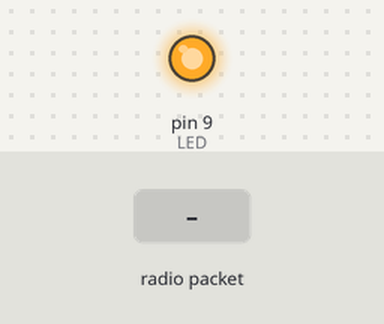
A sketch run on a simulated Arduino Uno, built with avr-gcc and run on an emulated ATmega328P. Shown: output pins drawn as LEDs (lit = HIGH). Dashed ring = blinking. The test bench sets the inputs (shaded band). No radio packets arrive unless stated; what the sketch prints to the serial monitor is not drawn.

Above: at 0.1 s.
At 3.2 s:
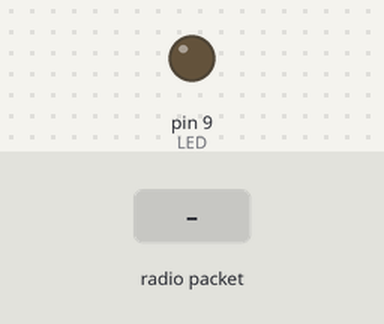
3.3 s: radio packet "1" arrives
At 3.42 s:
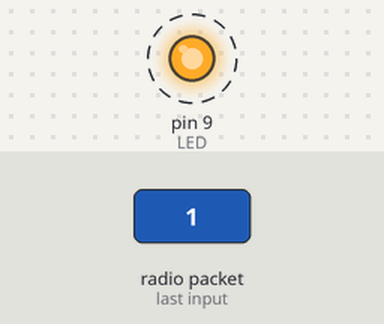
Timing chart, 0 to 6.3 s (numbered marks = the images above; inputs shaded):
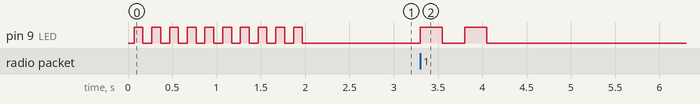

Measured:
- after the input at 3.3 s, pin 9 (LED): alternates HIGH for 0.25 s and LOW for 0.25 s, 4 changes in all, then stays LOW, starting at once

The sketch:

rfm69_rx.ino
```cpp
#include <SPI.h>
#include <RH_RF69.h>

#define LED 9 // Arduino Uno LED is on pin 13, Moteinos and Anarduinos have LED on D9

// Singleton instance of the radio driver
#define RF69_FREQ 433.0 //transmit frequency in MHz
#define RF69_TXPOWER 10 //dbM of transmit power, default to 14

//If you need to use custom pins for Slave Select and Payload Ready Interrupt, do this:
//#define RF69_SLAVE_SELECT_PIN 3 // default is 10, but TinyLily doesn't provide this pin.
//#define RF69_DIO0_PAYLOAD_READY_INTERRUPT_PIN 2 // default is 2
//RH_RF69 rf69(RF69_SLAVE_SELECT_PIN, RF69_DIO0_PAYLOAD_READY_INTERRUPT_PIN);

// Use the defaults to setup the RFM69
RH_RF69 rf69;

void setup()
{
  Serial.begin(9600);

  pinMode(LED, OUTPUT);


  if (!rf69.init()) {
    Serial.println("init failed");
  } else {
    Serial.println("RFM69 initialized!");
  }
  // Defaults after init are 434.0MHz, modulation GFSK_Rb250Fd250, +13dbM
  // No encryption

  if (!rf69.setFrequency(RF69_FREQ)) {
    Serial.println("setFrequency failed");
  } else {
    Serial.print("RFM69 Frequency: ");
    Serial.print(RF69_FREQ);
    Serial.println("MHz");
  }

  // If you are using a high power RF69, you *must* set a Tx power in the
  // range 14 to 20 like this:
  // rf69.setTxPower(14);
  rf69.setTxPower(RF69_TXPOWER);
  Serial.print("Transmit power set to +" );
  Serial.print(RF69_TXPOWER);
  Serial.println(" dbM");

 // The encryption key has to be the same across all RFM69's you want to talk to
//  uint8_t key[] = { 0x01, 0x02, 0x03, 0x04, 0x05, 0x06, 0x07, 0x08,
//                    0x01, 0x02, 0x03, 0x04, 0x05, 0x06, 0x07, 0x08};
//  rf69.setEncryptionKey(key);
//
//#if 0
//  // For compat with RFM69 Struct_send
//  rf69.setModemConfig(RH_RF69::GFSK_Rb250Fd250);
//  rf69.setPreambleLength(3);
//  uint8_t syncwords[] = { 0x2d, 0x64 };
//  rf69.setSyncWords(syncwords, sizeof(syncwords));
//  rf69.setEncryptionKey((uint8_t*)"thisIsEncryptKey");
//#endif
  Serial.println("I am an RFM69 base station!");
  Serial.println("Ready..........FIGHT!");

  for(int i=0; i<10; i++) {
    Blink(LED, 100);
  }
}

void loop()
{
  if (rf69.available())
  {
    // Should be a message for us now
    uint8_t buf[RH_RF69_MAX_MESSAGE_LEN];
    uint8_t len = sizeof(buf);
    if (rf69.recv(buf, &len)) {
      Serial.print("Message received: ");
      Serial.println((char*)buf);
      Serial.print("RSSI: ");
      Serial.print(rf69.lastRssi(), DEC);
      Serial.println("dbM");

      for(int i=0; i<2; i++) {
        Blink(LED, 250);
      }
    } else {
      Serial.println("recv failed");
    }
  }
}


void Blink(byte PIN, int DELAY_MS) {
  digitalWrite(PIN,HIGH);
  delay(DELAY_MS);
  digitalWrite(PIN,LOW);
  delay(DELAY_MS);
}
```
